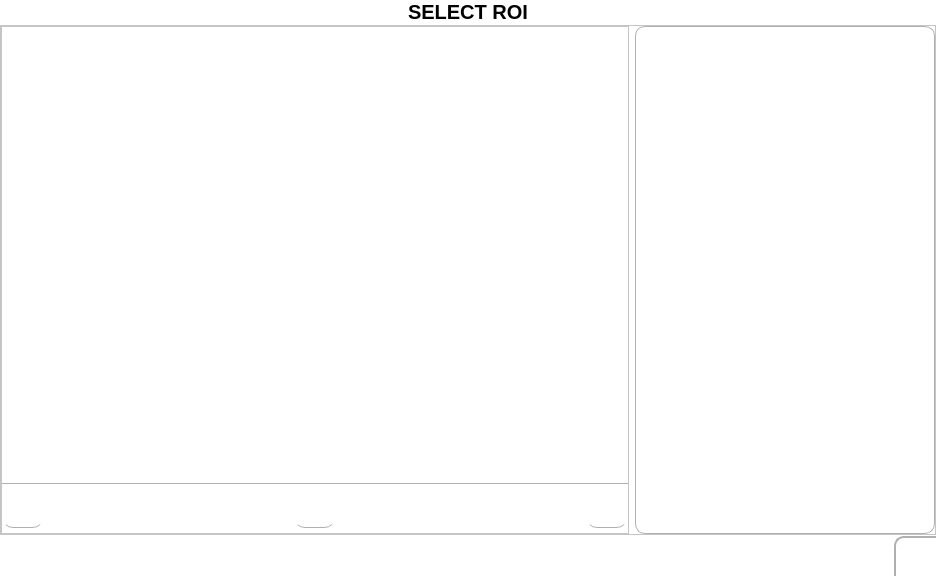
<?xml version="1.0" encoding="UTF-8"?>
<ui version="4.0">
 <class>SelectROIDialog</class>
 <widget class="QDialog" name="SelectROIDialog">
  <property name="geometry">
   <rect>
    <x>0</x>
    <y>0</y>
    <width>936</width>
    <height>576</height>
   </rect>
  </property>
  <property name="windowTitle">
   <string>Dialog</string>
  </property>
  <property name="styleSheet">
   <string notr="true">QFrame, QDialog {
background-color: white;
}

#btnROIFrame {
border-top: 1px solid #b0b0b0;
}

QLabel, #roiTitlelbl {
color: black;
font: 20px;
font-weight: bold;
}

/* Style PushButton */

QPushButton {
border: none;
border-bottom: 1px solid #b0b0b0;
border-bottom-left-radius: 10px;
border-bottom-right-radius: 10px;
background-color: #FFFFFF;
color: #000000;
font-weight: bold;
font: 15px;
}

QPushButton::hover {
color: #2f9aff;
border-bottom: 4px solid #2f9aff;
}

QPushButton::pressed {
background-color: 2f9aff;
border-radius: 10px;
border-bottom: 2px solid #2f9aff;
background-color: #c6c6c6
}

#btnFinish {
border: none;
border-bottom-left-radius: none;
border-top-left-radius: 10px;
border-top: 2px solid #b0b0b0;
border-left: 2px solid #b0b0b0;
}

#btnFinish::hover {
border-top: 4px solid #ff373a;
border-left: 4px solid #ff373a;
}

#btnFinish::pressed {
border-top: 2px solid #ff373a;
border-left: 2px solid #ff373a;
}

/* Style TableView and Header */

QTableView {
background-color: #FFFFFF;
color: black;
border: 1px solid  #b0b0b0;
border-radius: 10px;
}

QHeaderView::section {
background-color:  #d8f8ff;
color: black;
border: 1px solid  #b0b0b0;
}

/* Style stacked widget */
#stackROILabel {
border: 1px #b0b0b0;
}</string>
  </property>
  <layout class="QVBoxLayout" name="verticalLayout_2">
   <property name="spacing">
    <number>1</number>
   </property>
   <property name="leftMargin">
    <number>0</number>
   </property>
   <property name="topMargin">
    <number>0</number>
   </property>
   <property name="rightMargin">
    <number>0</number>
   </property>
   <property name="bottomMargin">
    <number>0</number>
   </property>
   <item>
    <widget class="QLabel" name="roiTitlelbl">
     <property name="text">
      <string>SELECT ROI</string>
     </property>
     <property name="alignment">
      <set>Qt::AlignCenter</set>
     </property>
    </widget>
   </item>
   <item>
    <widget class="QFrame" name="bodyFrame">
     <property name="frameShape">
      <enum>QFrame::StyledPanel</enum>
     </property>
     <property name="frameShadow">
      <enum>QFrame::Raised</enum>
     </property>
     <layout class="QHBoxLayout" name="horizontalLayout_2">
      <property name="leftMargin">
       <number>0</number>
      </property>
      <property name="topMargin">
       <number>0</number>
      </property>
      <property name="rightMargin">
       <number>0</number>
      </property>
      <property name="bottomMargin">
       <number>0</number>
      </property>
      <item>
       <widget class="QFrame" name="leftFrame">
        <property name="frameShape">
         <enum>QFrame::StyledPanel</enum>
        </property>
        <property name="frameShadow">
         <enum>QFrame::Raised</enum>
        </property>
        <layout class="QVBoxLayout" name="verticalLayout">
         <property name="spacing">
          <number>4</number>
         </property>
         <property name="leftMargin">
          <number>0</number>
         </property>
         <property name="topMargin">
          <number>0</number>
         </property>
         <property name="rightMargin">
          <number>0</number>
         </property>
         <property name="bottomMargin">
          <number>0</number>
         </property>
         <item>
          <widget class="QStackedWidget" name="stackROILabel"/>
         </item>
         <item>
          <widget class="QFrame" name="btnROIFrame">
           <property name="frameShape">
            <enum>QFrame::StyledPanel</enum>
           </property>
           <property name="frameShadow">
            <enum>QFrame::Raised</enum>
           </property>
           <layout class="QHBoxLayout" name="horizontalLayout">
            <property name="spacing">
             <number>10</number>
            </property>
            <property name="leftMargin">
             <number>0</number>
            </property>
            <property name="topMargin">
             <number>4</number>
            </property>
            <property name="rightMargin">
             <number>0</number>
            </property>
            <property name="bottomMargin">
             <number>4</number>
            </property>
            <item alignment="Qt::AlignLeft">
             <widget class="QPushButton" name="btnBack">
              <property name="minimumSize">
               <size>
                <width>40</width>
                <height>40</height>
               </size>
              </property>
              <property name="maximumSize">
               <size>
                <width>100</width>
                <height>16777215</height>
               </size>
              </property>
              <property name="text">
               <string/>
              </property>
              <property name="icon">
               <iconset resource="../resources/resources.qrc">
                <normaloff>:/LeftArrow/icons/arrow-left.png</normaloff>:/LeftArrow/icons/arrow-left.png</iconset>
              </property>
              <property name="iconSize">
               <size>
                <width>26</width>
                <height>26</height>
               </size>
              </property>
             </widget>
            </item>
            <item alignment="Qt::AlignHCenter">
             <widget class="QPushButton" name="btnClear">
              <property name="minimumSize">
               <size>
                <width>40</width>
                <height>40</height>
               </size>
              </property>
              <property name="maximumSize">
               <size>
                <width>100</width>
                <height>16777215</height>
               </size>
              </property>
              <property name="text">
               <string/>
              </property>
              <property name="icon">
               <iconset resource="../resources/resources.qrc">
                <normaloff>:/Clean/icons/clean.png</normaloff>:/Clean/icons/clean.png</iconset>
              </property>
              <property name="iconSize">
               <size>
                <width>26</width>
                <height>26</height>
               </size>
              </property>
             </widget>
            </item>
            <item alignment="Qt::AlignRight">
             <widget class="QPushButton" name="btnNext">
              <property name="minimumSize">
               <size>
                <width>40</width>
                <height>40</height>
               </size>
              </property>
              <property name="maximumSize">
               <size>
                <width>100</width>
                <height>16777215</height>
               </size>
              </property>
              <property name="text">
               <string/>
              </property>
              <property name="icon">
               <iconset resource="../resources/resources.qrc">
                <normaloff>:/RightArrow/icons/arrow-right.png</normaloff>:/RightArrow/icons/arrow-right.png</iconset>
              </property>
              <property name="iconSize">
               <size>
                <width>26</width>
                <height>26</height>
               </size>
              </property>
             </widget>
            </item>
           </layout>
          </widget>
         </item>
        </layout>
       </widget>
      </item>
      <item>
       <widget class="QTableView" name="tableView">
        <property name="minimumSize">
         <size>
          <width>300</width>
          <height>0</height>
         </size>
        </property>
        <property name="maximumSize">
         <size>
          <width>300</width>
          <height>16777215</height>
         </size>
        </property>
        <property name="gridStyle">
         <enum>Qt::SolidLine</enum>
        </property>
        <property name="wordWrap">
         <bool>false</bool>
        </property>
       </widget>
      </item>
     </layout>
    </widget>
   </item>
   <item alignment="Qt::AlignRight">
    <widget class="QPushButton" name="btnFinish">
     <property name="minimumSize">
      <size>
       <width>40</width>
       <height>40</height>
      </size>
     </property>
     <property name="maximumSize">
      <size>
       <width>100</width>
       <height>16777215</height>
      </size>
     </property>
     <property name="text">
      <string/>
     </property>
     <property name="icon">
      <iconset resource="../resources/resources.qrc">
       <normaloff>:/Escape/icons/escape.png</normaloff>:/Escape/icons/escape.png</iconset>
     </property>
     <property name="iconSize">
      <size>
       <width>26</width>
       <height>26</height>
      </size>
     </property>
    </widget>
   </item>
  </layout>
 </widget>
 <resources>
  <include location="../resources/resources.qrc"/>
 </resources>
 <connections/>
</ui>
